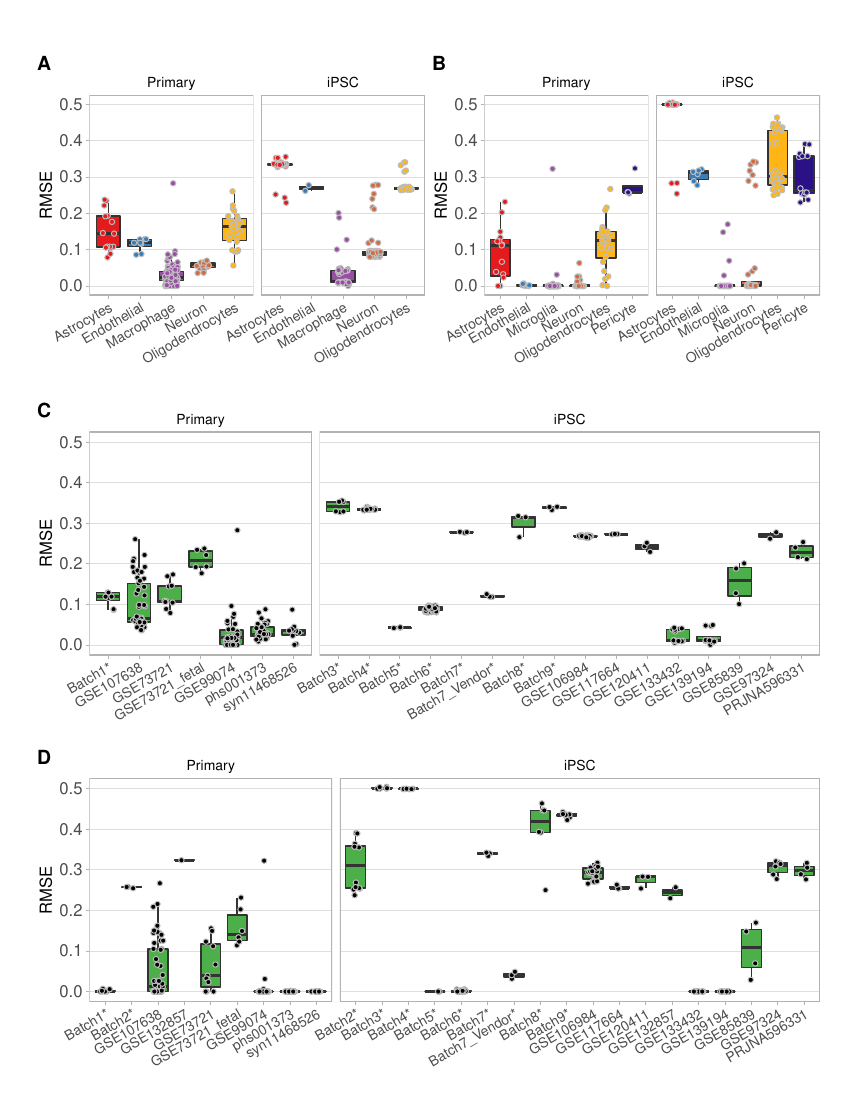

The script that saved this image:
require(reshape2)
require(ggpubr)
require(ggplot2)
require(ggrepel)
require(tidyverse)

#functions
create_gt_df <- function(df, ctypes){
    cnms <- colnames(df)
    rnms <- rownames(df)
    n <- length(rnms)
    for(i in c(1:length(cnms))){
        col <- cnms[i]
        ct <- ctypes[i]
        
        if(ct=='Skip'){
            values = rep(NA,n)
        } else{
            values = rep(0,n)
        }
        
        if(i==1){
            df <- data.frame(a = values)
            colnames(df) <- col
            rownames(df) <- rnms
        } else {
            df[col] = values
        }
        
        if(ct!='Skip'){
            df[ct,col] <- 1
        }
    }
    return(df)
}

calculate_RMSE <- function(decomp, ground){
    ground <- ground[,colnames(decomp)]
    sqrd_diff <- (ground - decomp)^2
    RMSE <- sqrt(colSums(sqrd_diff)/nrow(sqrd_diff))
    return(RMSE)
}


evals_list <- readRDS('Fig5.data.rds')

#evals_list <- list(CNS6=CNS6_evals,Major9=Major9_evals) -----
colors <- c('#e41a1c', # 
    '#377eb8', #
    '#984ea3', #
    '#a65628', #
    '#ff7f00', #
    '#2a1286') #

# ------
plots <- list()
i <- 1
for(eval_name in rev(names(evals_list))){
    colors <- readRDS(paste0("../../profiles/",eval_name,".rds"))$para$cellCol
    evals <- evals_list[[eval_name]]
    df_ct <- data.frame(matrix(ncol = 3, nrow = 0))
    colnames(df_ct) <- c('celltype','RMSE','reference')

    df_data <- data.frame(matrix(ncol = 2, nrow = 0))
    colnames(df_data) <- c('Dataset','RMSE')

    for(e_eval in evals){
        type <- e_eval$type
        reference <- gsub('Pure','Primary',e_eval$reference)
        if(type %in% c('ROSMAP-snRNA','ROSMAP-IHC')){
            next
        }

        # create data table for RMSE by CT
        RMSE <- e_eval$RMSE
        df_ct <- rbind(df_ct,data.frame(celltype=type,RMSE=RMSE,reference=reference))

        # create data table for RMSE by dataset
        datasets <- e_eval$data
        dnames <- names(datasets)
        for(name in dnames){
            ds <- datasets[[name]]
            ds_gt <- create_gt_df(ds,rep(type,dim(ds)[2])) #calculate the ground truth table
            ds_RMSE <- calculate_RMSE(ds,ds_gt)
            ds_name <- rep(name,length(ds_RMSE))
            ds_type <- rep(type,length(ds_RMSE))
            ds_reference <- rep(reference,length(ds_RMSE))
            
            df_data <- rbind(df_data,data.frame(Dataset=ds_name,RMSE=ds_RMSE,celltype=ds_type,reference=ds_reference))
        }
    }
    
    df_median <- df_data %>% group_by(Dataset,celltype,reference) %>% summarize(RMSE=median(RMSE))
    
    df_ct$reference <- gsub('Pure','Purified_Primary',df_ct$reference)
    df_ct$reference <- factor(df_ct$reference,levels = c('Purified_Primary','iPSC'))
    
    bCol <- 0.1
    fillColors <- colors[levels(df_data$celltype)]
    fillAlpha <- setNames(c(1,0),levels(df_data$reference))
    df_data$cellRef <- paste(df_data$celltype,df_data$reference,sep="|")
    borderColor <- setNames(rep(fillColors,length(fillAlpha)),
                            paste(rep(names(fillColors),length(fillAlpha)),
                                  sort(rep(names(fillAlpha),length(fillColors))),sep="|"))
    borderColor[grepl(names(fillAlpha)[fillAlpha==1],names(borderColor))] <- rgb(bCol,bCol,bCol)
    legendFill <- setNames(rgb(bCol+0.4,bCol+0.4,bCol+0.4,alpha=fillAlpha),
                           names(fillAlpha))
    legendCol <- setNames(rep(rgb(bCol+0.4,bCol+0.4,bCol+0.4),length(fillAlpha)),names(fillAlpha))
    legendCol[fillAlpha==1] <- rgb(bCol,bCol,bCol)
    
    
    
    plots[[i]]<-ggplot(df_data,aes(celltype,RMSE,fill=celltype))+ #,color=cellRef
        facet_wrap(~reference,ncol=2)+#
        geom_boxplot(outlier.shape=NA)+ #,aes(alpha=reference)
        geom_jitter(width=0.2,pch=21,size=1.5,color='gray')+ #aes(group=reference),
        ylab('RMSE')+xlab("")+labs(alpha="Origin:")+
        scale_fill_manual(values=fillColors)+
        coord_cartesian(ylim=c(0, 0.5))+
        scale_color_manual(values=borderColor)+
        scale_alpha_manual(values=fillAlpha)+
        theme_light()+
        theme(axis.text.x = element_text(angle=30,hjust=1,vjust=1,size=10),
              axis.text.y = element_text(size=12),
              axis.title=element_text(size=12),
              panel.grid.minor=element_blank(),
              panel.grid.major.x=element_blank(),
              strip.text = element_text(size = 10,color="black"),
              strip.background = element_blank(), #element_rect(fill="white",colour="gray"),
              plot.margin=unit(c(0.2,0,0.1,0.1),"inches"))+
        guides(fill=F,color=F,
               alpha=guide_legend(override.aes = list(fill=legendFill,color=legendCol)))

    #dataset_order <- unique(c(sort(unique((as.character(df_data[df_data$reference==levels(df_data$reference)[1],]$Dataset)))) ,
    #                          sort(unique((as.character(df_data[df_data$reference==levels(df_data$reference)[2],]$Dataset))))))
    #df_data$Dataset <- factor(as.character(df_data$Dataset),levels = dataset_order)
    #legendFill <- paste0("#4daf4a",substr(legendFill,8,9))
    #legendCol[2] <- "#4daf4a"
    
    ## change the in-house data:
    #dL <- levels(df_data$Dataset)
    #dL[grepl("GSEXXXX",dL)] <- paste0(gsub("GSEXXXX_","",grep("GSEXXXX",dL,value=T)),"*")
    #ds <- as.character(df_data$Dataset)
    #ds[grepl("GSEXXXX",ds)] <- paste0(gsub("GSEXXXX_","",grep("GSEXXXX",ds,value=T)),"*")
    #df_data$Dataset <- factor(ds,levels=dL)
    ds <- gsub('_adult|GSEXXXX_|_iPSC','',as.character(df_data$Dataset))
    ds[grepl('Batch',ds)] <- paste0(ds[grepl('Batch',ds)],"*")
    df_data$Dataset <- ds
    
    plots[[i+1]]<-ggplot(df_data,aes(x=Dataset,y=RMSE))+#,fill=reference,color=reference
                        geom_boxplot(outlier.shape=NA,fill='#4daf4a')+
                        geom_jitter(width=0.2,pch=21,size=1.5,color='gray',fill='black')+
                        #geom_jitter(alpha=0.5,size=0.5,position=position_jitterdodge(jitter.width=0.2))+
                        facet_grid(.~reference,scales = 'free',space='free')+#
                        coord_cartesian(ylim=c(0, 0.5))+
                        ylab('RMSE')+xlab("")+
                        scale_fill_manual(values=legendFill)+
                        scale_color_manual(values=legendCol)+
                        theme_light()+
                        theme(axis.text.x = element_text(angle=30,hjust=1,vjust=1,size=10),
                              axis.text.y = element_text(size=12),
                              axis.title=element_text(size=12),
                              legend.position = "none",
                              panel.grid.minor=element_blank(),
                              panel.grid.major.x=element_blank(),
                              strip.text = element_text(size = 10,color="black"),
                              strip.background = element_blank(), #element_rect(fill="white",colour="gray"),
                              plot.margin=unit(c(0.1,0,0,0.1),"inches"))
    i <- i + 2
}

## arrange the plots

AB <- ggarrange(plotlist=list(plots[[1]],plots[[3]]),ncol=2,nrow=1,labels = c("A", "B"),
                common.legend = TRUE,legend="bottom")+
    theme(plot.margin=unit(c(0,0,0,0),"inches"))


# sort(unique((as.character(df_data[df_data$reference=='Pure',]$Dataset)))))
pdf('Fig5.pdf',width=8.5,height=11)
print(ggarrange(plotlist=list(AB,plots[[2]],plots[[4]]),ncol=1,nrow=3,labels = c("", "C", "D"))+
          theme(plot.margin=unit(c(0.5,0.3,0.1,0.3),"inches")))
a <- dev.off()